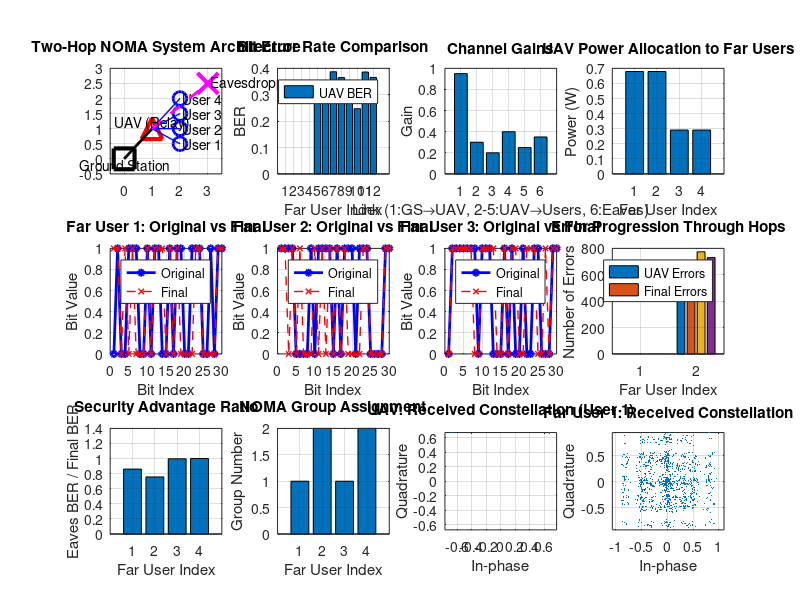

Write MATLAB code to recreate this figure.
clear all;
close all;

% Two-Hop NOMA System Parameters
num_far_users = 4;  % Far users (weaker channels)
num_symbols = 1000;  % Number of data symbols to transmit
bits_per_symbol = 2;  % QPSK
total_bits = num_symbols * bits_per_symbol;

% Power Parameters
P_ground = 2;  % Ground station power
P_uav = 2;     % UAV transmission power
AN_power_fraction = 0.03;
AN_power = AN_power_fraction * P_uav;
noise_power = 1e-6;

% NOMA Parameters for UAV-to-Users link
num_noma_groups = 2;
users_per_group = 2;

fprintf('=== TWO-HOP NOMA SYSTEM: Ground Station → UAV → Far Users ===\n');
fprintf('Transmitting %d QPSK symbols (%d bits) per user\n', num_symbols, total_bits);

% 1. Channel conditions
% Ground Station to UAV (UAV is near user with good channel)
gs_to_uav_gain = 0.95;  % Strong channel

% UAV to Far Users (weaker channels)
uav_to_user_gains = [0.3, 0.2, 0.4, 0.25];  % Far users have weaker channels

fprintf('\nChannel Gains:\n');
fprintf('  Ground Station → UAV: %.2f\n', gs_to_uav_gain);
fprintf('  UAV → Far Users: %s\n', mat2str(uav_to_user_gains, 2));

% 2. NOMA User Grouping for UAV-to-Users link
[~, user_ordered_indices] = sort(uav_to_user_gains, 'descend');
noma_groups = cell(num_noma_groups, 1);
for g = 1:num_noma_groups
    start_idx = (g-1)*users_per_group + 1;
    end_idx = min(g*users_per_group, num_far_users);
    noma_groups{g} = user_ordered_indices(start_idx:end_idx);
end

fprintf('\nNOMA Groups (UAV to Far Users):\n');
for g = 1:num_noma_groups
    fprintf('  Group %d: Users %s\n', g, mat2str(noma_groups{g}));
end

% 3. NOMA Power Allocation for UAV-to-Users transmission
powers = zeros(num_far_users, 1);
for g = 1:num_noma_groups
    group_users = noma_groups{g};
    if length(group_users) == 2
        strong_user = group_users(1);  % Better channel in this group
        weak_user = group_users(2);    % Worse channel in this group
        powers(weak_user) = 0.7 * (P_uav - AN_power) / num_noma_groups;
        powers(strong_user) = 0.3 * (P_uav - AN_power) / num_noma_groups;
    end
end

fprintf('\nUAV Power Allocation to Far Users:\n');
for i = 1:num_far_users
    fprintf('  Far User %d: %.4f W\n', i, powers(i));
end

% 4. GENERATE REAL USER DATA BITS at Ground Station
fprintf('\n=== GROUND STATION TRANSMISSION ===\n');
fprintf('Generating user data bits at Ground Station...\n');

user_bits = cell(num_far_users, 1);
user_symbols = cell(num_far_users, 1);

for i = 1:num_far_users
    % Generate random bits at Ground Station
    user_bits{i} = randi([0, 1], total_bits, 1);
    
    % QPSK Modulation at Ground Station
    symbols = zeros(num_symbols, 1);
    for j = 1:num_symbols
        bit1 = user_bits{i}((j-1)*2 + 1);
        bit2 = user_bits{i}((j-1)*2 + 2);
        
        if bit1 == 0 && bit2 == 0
            symbols(j) = 1 + 1j;
        elseif bit1 == 0 && bit2 == 1
            symbols(j) = 1 - 1j;
        elseif bit1 == 1 && bit2 == 0
            symbols(j) = -1 + 1j;
        else
            symbols(j) = -1 - 1j;
        end
    end
    user_symbols{i} = symbols;
end

% Display original bits from Ground Station
fprintf('\nOriginal Transmitted Bits from Ground Station (First 20 bits):\n');
for i = 1:num_far_users
    fprintf('Far User %d: %s\n', i, mat2str(user_bits{i}(1:20)'));
end

% 5. FIRST HOP: Ground Station to UAV transmission
fprintf('\n=== FIRST HOP: Ground Station → UAV ===\n');
fprintf('Ground Station transmitting to UAV...\n');

% Ground Station uses simple transmission (no NOMA to UAV)
gs_transmit_power_per_user = P_ground / num_far_users;

% UAV receives signals from Ground Station
uav_received_symbols = zeros(num_symbols, num_far_users);

for i = 1:num_far_users
    % Each user's signal transmitted separately from Ground Station
    user_signal = sqrt(gs_transmit_power_per_user) * user_symbols{i};
    
    % Add channel effects and noise
    channel_signal = user_signal * gs_to_uav_gain;
    noise = sqrt(noise_power/2) * (randn(num_symbols, 1) + 1j*randn(num_symbols, 1));
    
    uav_received_symbols(:, i) = channel_signal + noise;
end

% 6. UAV PROCESSING: Decode all user data
fprintf('\nUAV decoding received data from Ground Station...\n');
uav_decoded_bits = cell(num_far_users, 1);
uav_decoding_errors = zeros(num_far_users, 1);

for i = 1:num_far_users
    % UAV decodes each user's data (simple QPSK demodulation)
    decoded_symbols = zeros(num_symbols, 1);
    for sym_idx = 1:num_symbols
        symbol = uav_received_symbols(sym_idx, i);
        real_part = real(symbol);
        imag_part = imag(symbol);
        
        % QPSK decision at UAV
        if real_part >= 0 && imag_part >= 0
            decoded_symbols(sym_idx) = 1 + 1j;
        elseif real_part >= 0 && imag_part < 0
            decoded_symbols(sym_idx) = 1 - 1j;
        elseif real_part < 0 && imag_part >= 0
            decoded_symbols(sym_idx) = -1 + 1j;
        else
            decoded_symbols(sym_idx) = -1 - 1j;
        end
    end
    
    % Convert symbols back to bits at UAV
    user_decoded_bits = zeros(total_bits, 1);
    for sym_idx = 1:num_symbols
        symbol = decoded_symbols(sym_idx);
        
        if symbol == (1 + 1j)
            user_decoded_bits((sym_idx-1)*2 + 1) = 0;
            user_decoded_bits((sym_idx-1)*2 + 2) = 0;
        elseif symbol == (1 - 1j)
            user_decoded_bits((sym_idx-1)*2 + 1) = 0;
            user_decoded_bits((sym_idx-1)*2 + 2) = 1;
        elseif symbol == (-1 + 1j)
            user_decoded_bits((sym_idx-1)*2 + 1) = 1;
            user_decoded_bits((sym_idx-1)*2 + 2) = 0;
        else
            user_decoded_bits((sym_idx-1)*2 + 1) = 1;
            user_decoded_bits((sym_idx-1)*2 + 2) = 1;
        end
    end
    
    uav_decoded_bits{i} = user_decoded_bits;
    uav_decoding_errors(i) = sum(user_decoded_bits ~= user_bits{i});
    
    fprintf('  Far User %d: %d decoding errors at UAV\n', i, uav_decoding_errors(i));
end

% 7. SECOND HOP: UAV to Far Users using NOMA
fprintf('\n=== SECOND HOP: UAV → Far Users (NOMA Transmission) ===\n');
fprintf('UAV performing NOMA superposition coding...\n');

% UAV re-modulates the decoded data for NOMA transmission
uav_remodulated_symbols = cell(num_far_users, 1);
for i = 1:num_far_users
    symbols = zeros(num_symbols, 1);
    bits = uav_decoded_bits{i};  % Use decoded bits (may have errors)
    
    for j = 1:num_symbols
        bit1 = bits((j-1)*2 + 1);
        bit2 = bits((j-1)*2 + 2);
        
        if bit1 == 0 && bit2 == 0
            symbols(j) = 1 + 1j;
        elseif bit1 == 0 && bit2 == 1
            symbols(j) = 1 - 1j;
        elseif bit1 == 1 && bit2 == 0
            symbols(j) = -1 + 1j;
        else
            symbols(j) = -1 - 1j;
        end
    end
    uav_remodulated_symbols{i} = symbols;
end

% NOMA Superposition Coding at UAV
superimposed_symbols = zeros(num_symbols, num_noma_groups);
for g = 1:num_noma_groups
    group_users = noma_groups{g};
    fprintf('  NOMA Group %d: ', g);
    for u = 1:length(group_users)
        user_idx = group_users(u);
        superimposed_symbols(:, g) = superimposed_symbols(:, g) + ...
            sqrt(powers(user_idx)) * uav_remodulated_symbols{user_idx};
        fprintf('User%d(%.3fW) + ', user_idx, powers(user_idx));
    end
    fprintf('\b\b  \n');
end

% Add Artificial Noise at UAV
fprintf('Adding Artificial Noise at UAV...\n');
AN_symbols = sqrt(AN_power/2) * (randn(num_symbols, 1) + 1j*randn(num_symbols, 1));

% 8. Far Users Reception with SIC
fprintf('\nFar Users receiving and decoding with SIC...\n');
far_user_received_symbols = cell(num_far_users, 1);
far_user_decoded_bits = cell(num_far_users, 1);
far_user_errors = zeros(num_far_users, 1);

for user_idx = 1:num_far_users
    fprintf('\n--- Far User %d Reception from UAV ---\n', user_idx);
    
    % Find user's NOMA group
    user_group = 0;
    for g = 1:num_noma_groups
        if ismember(user_idx, noma_groups{g})
            user_group = g;
            break;
        end
    end
    
    % Create received signal at Far User
    rx_signal = zeros(num_symbols, 1);
    
    % Desired NOMA group signal
    rx_signal = rx_signal + superimposed_symbols(:, user_group) * uav_to_user_gains(user_idx);
    
    % Interference from other NOMA groups
    for g = 1:num_noma_groups
        if g ~= user_group
            rx_signal = rx_signal + superimposed_symbols(:, g) * uav_to_user_gains(user_idx);
        end
    end
    
    % Add Artificial Noise and channel noise
    rx_signal = rx_signal + AN_symbols * uav_to_user_gains(user_idx);
    noise = sqrt(noise_power/2) * (randn(num_symbols, 1) + 1j*randn(num_symbols, 1));
    rx_signal = rx_signal + noise;
    
    far_user_received_symbols{user_idx} = rx_signal;
    
    % SIC DECODING PROCESS at Far User
    fprintf('  Performing SIC decoding...\n');
    current_signal = rx_signal;
    group_users = noma_groups{user_group};
    
    % Sort users in this group by channel strength
    [~, sic_order] = sort(uav_to_user_gains(group_users), 'descend');
    
    fprintf('  SIC order in group: ');
    for k = 1:length(sic_order)
        fprintf('User%d ', group_users(sic_order(k)));
    end
    fprintf('\n');
    
    % SIC: Decode and subtract stronger users
    decoded_symbols = zeros(num_symbols, 1);
    
    for k = 1:length(sic_order)
        current_user = group_users(sic_order(k));
        
        if current_user == user_idx
            % Decode own signal
            fprintf('  Decoding own signal...\n');
            
            % QPSK demodulation
            for sym_idx = 1:num_symbols
                symbol = current_signal(sym_idx);
                real_part = real(symbol);
                imag_part = imag(symbol);
                
                if real_part >= 0 && imag_part >= 0
                    decoded_symbols(sym_idx) = 1 + 1j;
                elseif real_part >= 0 && imag_part < 0
                    decoded_symbols(sym_idx) = 1 - 1j;
                elseif real_part < 0 && imag_part >= 0
                    decoded_symbols(sym_idx) = -1 + 1j;
                else
                    decoded_symbols(sym_idx) = -1 - 1j;
                end
            end
            break;
            
        else
            % Decode and subtract stronger user
            fprintf('  Subtracting User%d interference...\n', current_user);
            
            % Decode stronger user's symbols
            temp_decoded = zeros(num_symbols, 1);
            for sym_idx = 1:num_symbols
                symbol = current_signal(sym_idx);
                real_part = real(symbol);
                imag_part = imag(symbol);
                
                if real_part >= 0 && imag_part >= 0
                    temp_decoded(sym_idx) = 1 + 1j;
                elseif real_part >= 0 && imag_part < 0
                    temp_decoded(sym_idx) = 1 - 1j;
                elseif real_part < 0 && imag_part >= 0
                    temp_decoded(sym_idx) = -1 + 1j;
                else
                    temp_decoded(sym_idx) = -1 - 1j;
                end
            end
            
            % Subtract reconstructed signal
            reconstructed = sqrt(powers(current_user)) * temp_decoded * uav_to_user_gains(user_idx);
            current_signal = current_signal - reconstructed;
        end
    end
    
    % Convert symbols back to bits
    user_decoded_bits = zeros(total_bits, 1);
    for sym_idx = 1:num_symbols
        symbol = decoded_symbols(sym_idx);
        
        if symbol == (1 + 1j)
            user_decoded_bits((sym_idx-1)*2 + 1) = 0;
            user_decoded_bits((sym_idx-1)*2 + 2) = 0;
        elseif symbol == (1 - 1j)
            user_decoded_bits((sym_idx-1)*2 + 1) = 0;
            user_decoded_bits((sym_idx-1)*2 + 2) = 1;
        elseif symbol == (-1 + 1j)
            user_decoded_bits((sym_idx-1)*2 + 1) = 1;
            user_decoded_bits((sym_idx-1)*2 + 2) = 0;
        else
            user_decoded_bits((sym_idx-1)*2 + 1) = 1;
            user_decoded_bits((sym_idx-1)*2 + 2) = 1;
        end
    end
    
    far_user_decoded_bits{user_idx} = user_decoded_bits;
    far_user_errors(user_idx) = sum(user_decoded_bits ~= user_bits{user_idx});
    
    fprintf('  Final: %d errors, BER: %.6f\n', far_user_errors(user_idx), far_user_errors(user_idx)/total_bits);
end

% 9. EAVESDROPPER ANALYSIS (trying to intercept UAV-to-Users transmission)
fprintf('\n=== EAVESDROPPER ANALYSIS ===\n');
eaves_gain = 0.35;  % Eavesdropper has weak channel to UAV

% Eavesdropper receives UAV transmission
eaves_signal = zeros(num_symbols, 1);
for g = 1:num_noma_groups
    eaves_signal = eaves_signal + superimposed_symbols(:, g) * eaves_gain;
end
eaves_signal = eaves_signal + AN_symbols * eaves_gain;
eaves_noise = sqrt(noise_power/2) * (randn(num_symbols, 1) + 1j*randn(num_symbols, 1));
eaves_signal = eaves_signal + eaves_noise;

% Eavesdropper tries to decode (no SIC capability)
fprintf('Eavesdropper decoding attempts (no SIC):\n');
eaves_bers = zeros(num_far_users, 1);

for user_idx = 1:num_far_users
    eaves_decoded_bits = zeros(total_bits, 1);
    for sym_idx = 1:num_symbols
        symbol = eaves_signal(sym_idx);
        real_part = real(symbol);
        imag_part = imag(symbol);
        
        if real_part >= 0 && imag_part >= 0
            eaves_decoded_bits((sym_idx-1)*2 + 1) = 0;
            eaves_decoded_bits((sym_idx-1)*2 + 2) = 0;
        elseif real_part >= 0 && imag_part < 0
            eaves_decoded_bits((sym_idx-1)*2 + 1) = 0;
            eaves_decoded_bits((sym_idx-1)*2 + 2) = 1;
        elseif real_part < 0 && imag_part >= 0
            eaves_decoded_bits((sym_idx-1)*2 + 1) = 1;
            eaves_decoded_bits((sym_idx-1)*2 + 2) = 0;
        else
            eaves_decoded_bits((sym_idx-1)*2 + 1) = 1;
            eaves_decoded_bits((sym_idx-1)*2 + 2) = 1;
        end
    end
    
    eaves_errors = sum(eaves_decoded_bits ~= user_bits{user_idx});
    eaves_ber = eaves_errors / total_bits;
    eaves_bers(user_idx) = eaves_ber;
    
    fprintf('  Far User %d: %d errors, BER: %.6f\n', user_idx, eaves_errors, eaves_ber);
end

% 10. COMPREHENSIVE RESULTS
fprintf('\n=== TWO-HOP NOMA SYSTEM RESULTS ===\n');

fprintf('\nFirst Hop (Ground Station → UAV):\n');
fprintf('User | UAV Decoding Errors | UAV BER\n');
fprintf('-----|---------------------|--------\n');
for i = 1:num_far_users
    fprintf('  %d  |         %4d         | %.6f\n', i, uav_decoding_errors(i), uav_decoding_errors(i)/total_bits);
end

fprintf('\nSecond Hop (UAV → Far Users):\n');
fprintf('User | Final Errors | Final BER | Eaves BER | Security Advantage\n');
fprintf('-----|--------------|-----------|-----------|-------------------\n');
for i = 1:num_far_users
    final_ber = far_user_errors(i)/total_bits;
    eaves_ber = eaves_bers(i);
    if final_ber > 0
        security_advantage = eaves_ber / final_ber;
    else
        security_advantage = inf;
    end
    fprintf('  %d  |     %4d     | %8.6f | %8.6f |       %6.2fx\n', ...
        i, far_user_errors(i), final_ber, eaves_ber, security_advantage);
end

% Visualization
figure('Position', [100, 100, 1400, 900]);

% System architecture
subplot(3,4,1);
plot(0, 0, 'ks', 'MarkerSize', 15, 'LineWidth', 3); hold on; % Ground Station
plot(1, 1, 'r^', 'MarkerSize', 15, 'LineWidth', 3); % UAV
for i = 1:num_far_users
    plot(2, i*0.5, 'bo', 'MarkerSize', 10, 'LineWidth', 2); % Far Users
    text(2.1, i*0.5, sprintf('User %d', i));
end
plot(3, 2.5, 'mx', 'MarkerSize', 15, 'LineWidth', 3); % Eavesdropper
text(3.1, 2.5, 'Eavesdropper');
plot([0 1], [0 1], 'k-', 'LineWidth', 2);
plot([1 2], [1 0.5], 'b-', 'LineWidth', 1);
plot([1 2], [1 1.0], 'b-', 'LineWidth', 1);
plot([1 2], [1 1.5], 'b-', 'LineWidth', 1);
plot([1 2], [1 2.0], 'b-', 'LineWidth', 1);
plot([1 3], [1 2.5], 'm--', 'LineWidth', 2);
text(0, -0.2, 'Ground Station', 'HorizontalAlignment', 'center');
text(1, 1.2, 'UAV (Relay)', 'HorizontalAlignment', 'center');
axis([-0.5 3.5 -0.5 3]);
title('Two-Hop NOMA System Architecture');
grid on;

% BER comparison
subplot(3,4,2);
uav_bers = uav_decoding_errors / total_bits;
final_bers = far_user_errors / total_bits;
bar([uav_bers; final_bers; eaves_bers]');
legend('UAV BER', 'Final BER', 'Eaves BER', 'Location', 'northeast');
title('Bit Error Rate Comparison');
xlabel('Far User Index');
ylabel('BER');
grid on;

% Channel gains
subplot(3,4,3);
gains = [gs_to_uav_gain, uav_to_user_gains, eaves_gain];
bar(gains);
title('Channel Gains');
xlabel('Link (1:GS→UAV, 2-5:UAV→Users, 6:Eaves)');
ylabel('Gain');
grid on;

% Power allocation
subplot(3,4,4);
bar(powers);
title('UAV Power Allocation to Far Users');
xlabel('Far User Index');
ylabel('Power (W)');
grid on;

% Bit comparisons for selected users
for i = 1:3
    subplot(3,4,4+i);
    bit_range = 1:min(30, total_bits);
    plot(bit_range, user_bits{i}(bit_range), 'bo-', 'LineWidth', 2, 'MarkerSize', 4);
    hold on;
    plot(bit_range, far_user_decoded_bits{i}(bit_range), 'rx--', 'LineWidth', 1, 'MarkerSize', 4);
    title(sprintf('Far User %d: Original vs Final', i));
    xlabel('Bit Index');
    ylabel('Bit Value');
    legend('Original', 'Final');
    grid on;
end

% Error progression
subplot(3,4,8);
errors = [uav_decoding_errors, far_user_errors]';
bar(errors);
title('Error Progression Through Hops');
xlabel('Far User Index');
ylabel('Number of Errors');
legend('UAV Errors', 'Final Errors', 'Location', 'northeast');
grid on;

% Security advantage
subplot(3,4,9);
security_ratios = zeros(num_far_users, 1);
for i = 1:num_far_users
    if final_bers(i) > 0
        security_ratios(i) = eaves_bers(i) / final_bers(i);
    else
        security_ratios(i) = 50; % Cap for display
    end
end
bar(security_ratios);
title('Security Advantage Ratio');
xlabel('Far User Index');
ylabel('Eaves BER / Final BER');
grid on;

% NOMA groups
subplot(3,4,10);
group_visual = zeros(num_far_users, 1);
for g = 1:num_noma_groups
    group_users = noma_groups{g};
    for u = 1:length(group_users)
        group_visual(group_users(u)) = g;
    end
end
bar(group_visual);
title('NOMA Group Assignment');
xlabel('Far User Index');
ylabel('Group Number');
grid on;

% Constellation at UAV
subplot(3,4,11);
plot(real(uav_received_symbols(:,1)), imag(uav_received_symbols(:,1)), '.', 'MarkerSize', 1);
title('UAV: Received Constellation (User 1)');
xlabel('In-phase');
ylabel('Quadrature');
grid on;
axis equal;

% Constellation at Far User
subplot(3,4,12);
plot(real(far_user_received_symbols{1}), imag(far_user_received_symbols{1}), '.', 'MarkerSize', 1);
title('Far User 1: Received Constellation');
xlabel('In-phase');
ylabel('Quadrature');
grid on;
axis equal;

fprintf('\n=== SYSTEM SUMMARY ===\n');
fprintf('Two-Hop Architecture: Ground Station → UAV → Far Users\n');
fprintf('- UAV acts as relay with good channel from Ground Station\n');
fprintf('- UAV uses NOMA to serve multiple far users simultaneously\n');
fprintf('- Far users perform SIC to decode their signals\n');
fprintf('- Eavesdropper cannot intercept due to NOMA interference + AN\n');
